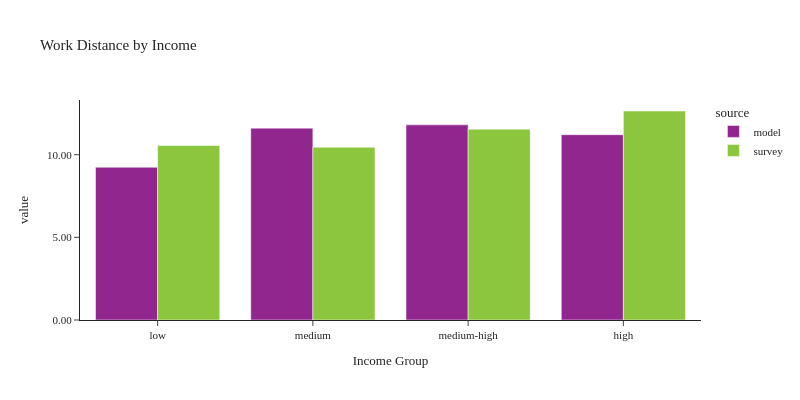

Write notebook code for a chart like this one.
### Code cell
plot_work_location(df_workers, 'hhincome_group', 'Income', 'Income Group')

### Figure 1 — Plotly figure (JSON) as saved in the notebook; plotly's stock layout.template omitted (floating-point values rounded to 4 significant figures)
{"data": [{"alignmentgroup": "True", "customdata": [[242367], [474514], [665752], [840426]], "hovertemplate": "source=model<br>hhincome_group=%{x}<br>value=%{y}<br>sample count=%{customdata[0]}<extra></extra>", "legendgroup": "model", "marker": {"color": "#91268F", "pattern": {"shape": ""}}, "name": "model", "offsetgroup": "model", "orientation": "v", "showlegend": true, "textposition": "auto", "type": "bar", "x": ["low", "medium", "medium-high", "high"], "xaxis": "x", "y": [9.24, 11.61, 11.81, 11.21], "yaxis": "y"}, {"alignmentgroup": "True", "customdata": [[672], [626], [920], [605]], "hovertemplate": "source=survey<br>hhincome_group=%{x}<br>value=%{y}<br>sample count=%{customdata[0]}<extra></extra>", "legendgroup": "survey", "marker": {"color": "#8CC63E", "pattern": {"shape": ""}}, "name": "survey", "offsetgroup": "survey", "orientation": "v", "showlegend": true, "textposition": "auto", "type": "bar", "x": ["low", "medium", "medium-high", "high"], "xaxis": "x", "y": [10.55, 10.45, 11.54, 12.64], "yaxis": "y"}], "layout": {"barmode": "group", "font": {"size": 11}, "height": 400, "legend": {"title": {"text": "source"}, "tracegroupgap": 0}, "title": {"text": "Work Distance by Income"}, "width": 800, "xaxis": {"anchor": "y", "domain": [0.0, 1.0], "title": {"text": "Income Group"}}, "yaxis": {"anchor": "x", "domain": [0.0, 1.0], "tickformat": ".2f", "title": {"text": "value"}}}}
